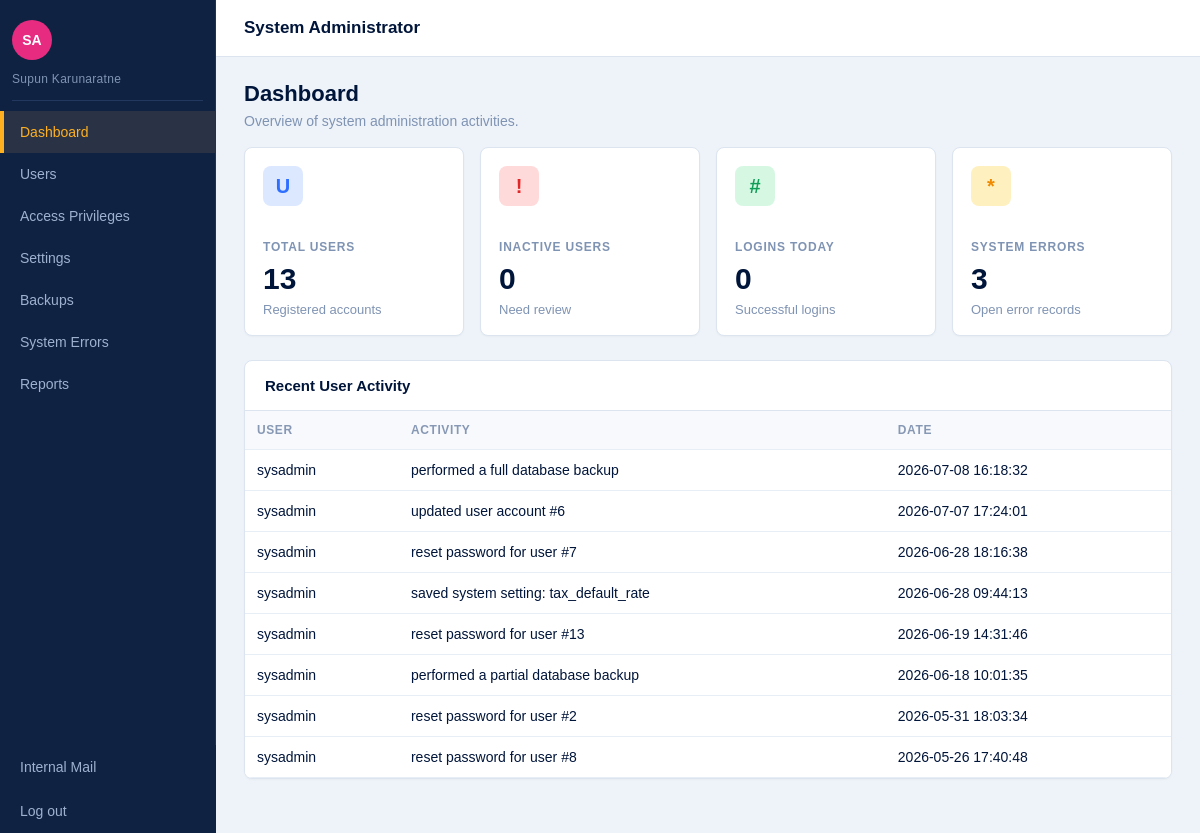
Page /codebase/login/roles/system_administrator/system_administrator_dashboard.php (signed in) on the committed database.
### tables this page shows
CREATE TABLE audit_log (
    log_id INT AUTO_INCREMENT PRIMARY KEY,
    user_id INT NOT NULL,
    action VARCHAR(100) NOT NULL,
    target_table VARCHAR(100),
    target_id INT,
    timestamp DATETIME NOT NULL,
    FOREIGN KEY (user_id) REFERENCES user_account(user_id)
);

CREATE TABLE user_account (
    user_id INT AUTO_INCREMENT PRIMARY KEY,
    role_name VARCHAR(50) NOT NULL,
    username VARCHAR(50) NOT NULL UNIQUE,
    password_hash VARCHAR(255) NOT NULL,
    email VARCHAR(100) NOT NULL UNIQUE,
    is_active TINYINT(1) NOT NULL,
    created_at DATETIME NOT NULL
);

### codebase/login/roles/system_administrator/system_administrator_dashboard.php (the view, shortened to what this page needs)
<?php
require_once __DIR__ . '/../../config.php';
$activePage = "dashboard";
$totalUsers = (int) mysqli_fetch_row(mysqli_query($connection, "SELECT COUNT(*) FROM user_account"))[0];
$inactiveUsers = (int) mysqli_fetch_row(mysqli_query($connection, "SELECT COUNT(*) FROM user_account WHERE is_active = 0"))[0];
$todayLogins = (int) mysqli_fetch_row(mysqli_query($connection, "SELECT COUNT(*) FROM login_history WHERE DATE(login_time) = CURDATE()"))[0];
$systemErrors = (int) mysqli_fetch_row(mysqli_query($connection, "SELECT COUNT(*) FROM system_error WHERE status != 'resolved'"))[0];
$recentActivity = mysqli_query(
    $connection,
    "SELECT al.log_id, ua.username, al.action, al.timestamp
     FROM audit_log al JOIN user_account ua ON ua.user_id = al.user_id
     ORDER BY al.timestamp DESC LIMIT 8"
);
?>
<!DOCTYPE html>
<html lang="en">
<head>
  <link rel="stylesheet" href="css/sa_style.css">
</head>
<body>
  <header class="topbar">
    <h1>System Administrator</h1>
  </header>
  <div class="layout">
    <?php include __DIR__ . '/nav.php'; ?>
    <main class="content">
      <section class="page-title">
        <h2>Dashboard</h2>
        <p>Overview of system administration activities.</p>
      </section>
      <section class="cards">
        <div class="card"><h3>Total Users</h3><p class="number"><?= $totalUsers ?></p><p>Registered accounts</p></div>
        <div class="card"><h3>Inactive Users</h3><p class="number"><?= $inactiveUsers ?></p><p>Need review</p></div>
        <div class="card"><h3>Logins Today</h3><p class="number"><?= $todayLogins ?></p><p>Successful logins</p></div>
        <div class="card"><h3>System Errors</h3><p class="number"><?= $systemErrors ?></p><p>Open error records</p></div>
      </section>
      <section class="panel">
        <h3>Recent User Activity</h3>
        <div class="table-wrapper">
          <table>
            <thead><tr><th>User</th><th>Activity</th><th>Date</th></tr></thead>
            <tbody>
              <?php while ($row = mysqli_fetch_assoc($recentActivity)): ?>
                <tr>
                  <td><?= htmlspecialchars($row["username"]) ?></td>
                  <td><?= htmlspecialchars($row["action"]) ?></td>
                  <td><?= htmlspecialchars($row["timestamp"]) ?></td>
                </tr>
              <?php endwhile; ?>
            </tbody>
          </table>
        </div>
      </section>
    </main>
  </div>
</body>
</html>

### codebase/login/roles/system_administrator/nav.php
<?php
$saNavItems = [
    "dashboard" => ["Dashboard", "system_administrator_dashboard.php"],
    "users" => ["Users", "users.php"],
    "privileges" => ["Access Privileges", "access_privileges.php"],
    "settings" => ["Settings", "settings.php"],
    "backups" => ["Backups", "backups.php"],
    "errors" => ["System Errors", "system_errors.php"],
    "reports" => ["Reports", "report/reports.php"],
];
$navBasePath = $navBasePath ?? "";
?>
<nav class="sidebar no-print">
  <h2><?= htmlspecialchars($_SESSION["full_name"] ?? $_SESSION["username"] ?? "User") ?></h2>
  <?php foreach ($saNavItems as $key => $item): ?>
    <a class="<?= ($activePage ?? "") === $key ? "active" : "" ?>" href="<?= $navBasePath . htmlspecialchars($item[1]) ?>"><?= htmlspecialchars($item[0]) ?></a>
  <?php endforeach; ?>
  <a class="nav-mail" href="<?= $navBasePath ?>../../communications.php">Internal Mail</a>
  <a class="nav-logout" href="<?= $navBasePath ?>../../logout.php">Log out</a>
</nav>

### codebase/login/roles/system_administrator/css/sa_style.css (style rules this page uses)
* { box-sizing: border-box; }
body { margin: 0; font-family: Arial, Helvetica, sans-serif; background-color: #eef3f9; color: #00153a; }
a { color: inherit; text-decoration: none; }
.topbar { min-height: 56px; margin-left: 216px; background-color: #ffffff; color: #00153a; border-bottom: 1px solid #dbe4ef; padding: 18px 28px; }
.topbar h1 { margin: 0; font-size: 17px; font-weight: bold; }
.layout { min-height: calc(100vh - 56px); }
.sidebar { position: fixed; top: 0; left: 0; width: 216px; height: 100vh; background-color: #102242; color: #9eb2cf; border-right: 1px solid #1b335b; padding: 20px 0; overflow-y: auto; }
.sidebar::before { content: "SA"; display: flex; align-items: center; justify-content: center; width: 40px; height: 40px; margin: 0 0 12px 12px; border-radius: 50%; background-color: #e72b80; color: #ffffff; font-size: 14px; font-weight: bold; }
.sidebar h2 { margin: 0 12px 10px; padding-bottom: 14px; border-bottom: 1px solid #22385f; color: #7f93b3; font-size: 12px; font-weight: normal; letter-spacing: 0.3px; }
.sidebar a { display: block; padding: 13px 16px; border-left: 4px solid transparent; color: #9eb2cf; font-size: 14px; }
.sidebar a:hover, .sidebar a.active { background-color: #293345; color: #ffb020; border-left-color: #ffb020; }
.content { margin-left: 216px; padding: 24px 28px 36px; }
.page-title { margin-bottom: 18px; }
.page-title h2 { margin: 0; color: #00153a; font-size: 22px; }
.page-title p { margin: 6px 0 0; color: #7f93b3; font-size: 14px; }
.cards { display: grid; grid-template-columns: repeat(auto-fit, minmax(180px, 1fr)); gap: 16px; margin-bottom: 24px; }
.card, .panel { background-color: #ffffff; border: 1px solid #dbe4ef; border-radius: 8px; box-shadow: 0 1px 2px rgba(16, 34, 66, 0.03); }
.card { padding: 18px; }
.card h3 { margin: 34px 0 8px; color: #7f93b3; font-size: 12px; letter-spacing: 0.8px; text-transform: uppercase; }
.card .number { margin: 0; color: #00153a; font-size: 30px; font-weight: bold; }
.card p:last-child { margin: 6px 0 0; color: #7f93b3; font-size: 13px; }
.card::before { display: inline-flex; align-items: center; justify-content: center; width: 40px; height: 40px; border-radius: 8px; font-size: 20px; font-weight: bold; }
.card:nth-child(1)::before { content: "U"; background-color: #dce8ff; color: #2f6fff; }
.card:nth-child(2)::before { content: "!"; background-color: #ffdada; color: #e02626; }
.card:nth-child(3)::before { content: "#"; background-color: #d6f8e3; color: #0f9d58; }
.card:nth-child(4)::before { content: "*"; background-color: #fff0bf; color: #f08a00; }
.panel { margin-bottom: 18px; overflow: hidden; }
.panel h3 { margin: 0; padding: 16px 20px; border-bottom: 1px solid #dbe4ef; color: #00153a; font-size: 15px; }
.table-wrapper { overflow-x: auto; }
table { width: 100%; border-collapse: collapse; background-color: #ffffff; }
th, td { padding: 12px; border-bottom: 1px solid #e8eef5; text-align: left; font-size: 14px; }
th { background-color: #f7f9fc; color: #8798b5; font-size: 12px; letter-spacing: 0.6px; text-transform: uppercase; }
.sidebar { padding-bottom: 104px; }
.sidebar > a.nav-mail, .sidebar > a.nav-logout { position: fixed; left: 0; width: 216px; z-index: 20; height: 44px; padding: 0 16px; display: flex; align-items: center; background-color: #102242; }
.sidebar > a.nav-mail { bottom: 44px; }
.sidebar > a.nav-logout { bottom: 0; }

### rows in the picture
audit_log: user.username "sysadmin", action "performed a full database backup", timestamp "2026-07-08 16:18:32"
audit_log: user.username "sysadmin", action "updated user account #6", timestamp "2026-07-07 17:24:01"
audit_log: user.username "sysadmin", action "reset password for user #7", timestamp "2026-06-28 18:16:38"
audit_log: user.username "sysadmin", action "saved system setting: tax_default_rate", timestamp "2026-06-28 09:44:13"
audit_log: user.username "sysadmin", action "reset password for user #13", timestamp "2026-06-19 14:31:46"
audit_log: user.username "sysadmin", action "performed a partial database backup", timestamp "2026-06-18 10:01:35"
audit_log: user.username "sysadmin", action "reset password for user #2", timestamp "2026-05-31 18:03:34"
audit_log: user.username "sysadmin", action "reset password for user #8", timestamp "2026-05-26 17:40:48"

### other values in the picture
$_SESSION["full_name"] "Supun Karunaratne"
$item[0] "Dashboard"
$item[0] "Users"
$item[0] "Access Privileges"
$item[0] "Settings"
$item[0] "Backups"
$item[0] "System Errors"
$item[0] "Reports"
$totalUsers "13"
$inactiveUsers "0"
$todayLogins "0"
$systemErrors "3"
